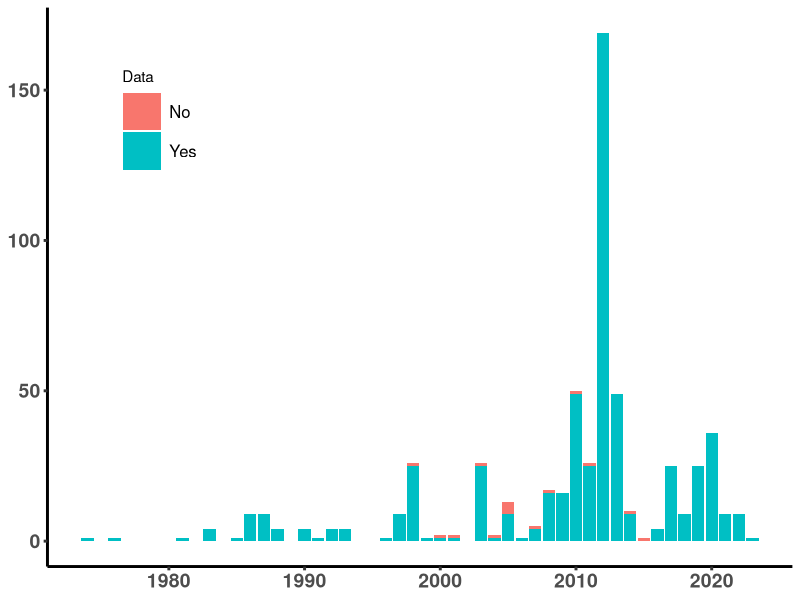

Reproduce this figure in R.
#Load required packages from library
library(ggplot2)
library(tidyverse)
#Load .csv and name year_data
year_data <- read.csv("year_data.csv")
#Look at data
head(year_data)
#Summarize data by year
year_sum <- year_data %>%
  group_by(Year) %>%
  add_count(Data)
# Define colors for 'Yes' and 'No'
data_colors <- c("Yes" = "cyan3", "No" = "coral")

# Plot Data
ggplot(year_sum, aes(x=Year, y=n, fill=Data)) +
  geom_col() +
  labs(x = NULL,y = NULL)+
  theme_classic() +
  theme(plot.title = element_text(hjust=0.5),
        legend.position = c(0.15, 0.8),
        legend.key.size = unit(1, "cm"),
        legend.text = element_text(size=12),
        axis.line = element_line(size=0.9),
        axis.ticks = element_line(size=1),
        axis.line.x = element_line(color = "black", size = 1),
        axis.line.y = element_line(color = "black", size = 1),
        axis.text = element_text(size = 14, face = "bold")) +
  scale_color_manual(values = data_colors)
  



